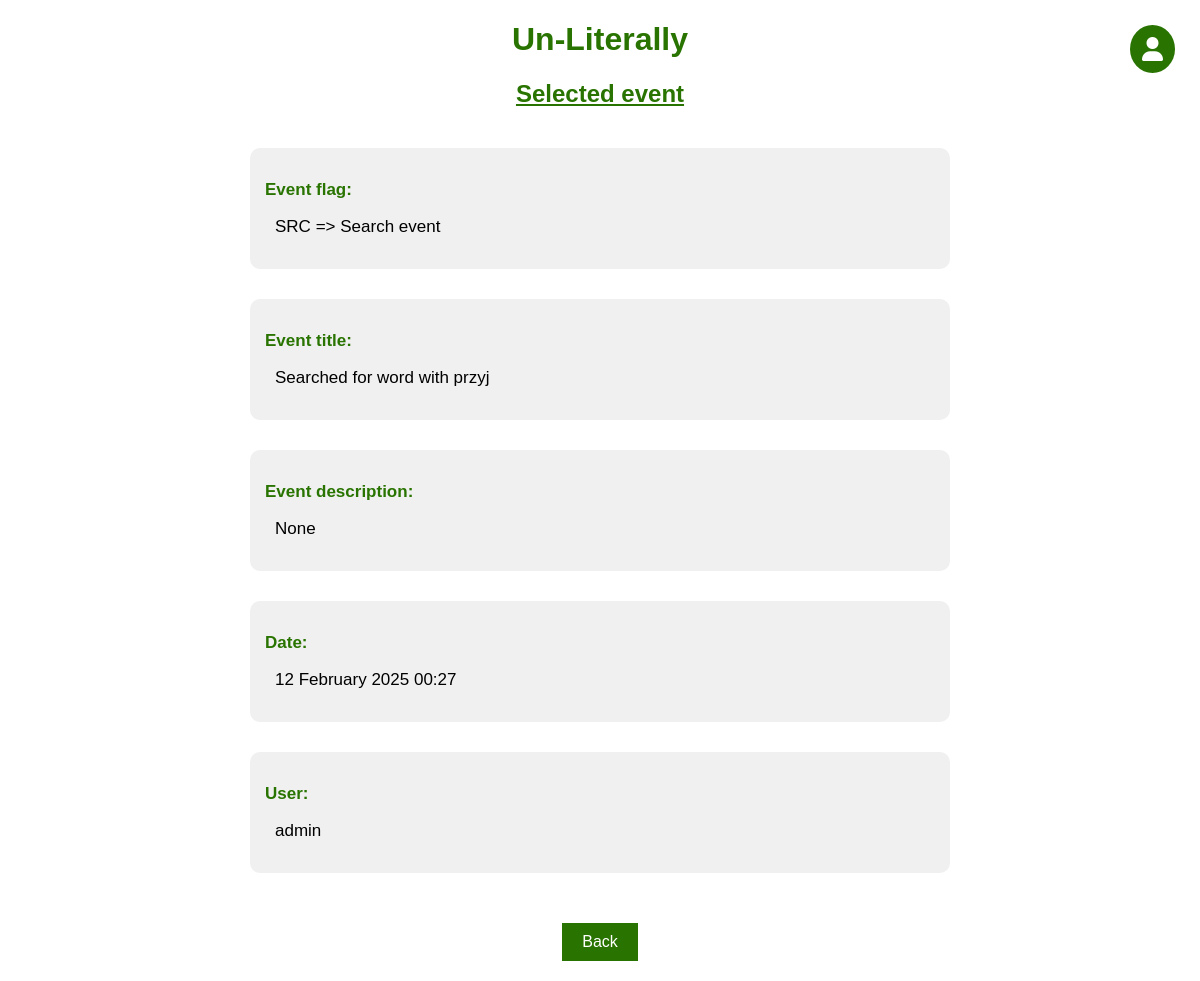
Screenshot of /show/event_149 (signed in) with the database file from the repository.
### app.py (models this page shows)
class History(db.Model):
    id = db.Column(db.Integer, primary_key=True)
    flag = db.Column(db.String(3), db.ForeignKey('flags.name'))
    date = db.Column(db.DateTime, default=datetime.utcnow)
    title = db.Column(db.String(5000), nullable=False)
    description = db.Column(db.String(5000), nullable=True)
    user = db.Column(db.String(50), nullable=False)

class Flags(db.Model):
    id = db.Column(db.Integer, primary_key=True)
    name = db.Column(db.String(3), nullable=False)
    description = db.Column(db.String(5000), nullable=False)
    events = db.relationship('History', backref='flags')

### app.py (the view)
@app.route('/show/event_<int:id>')
@login_required
def show_event(id):
    if 1 == current_user.role_id:
        try:
            event_to_show = History.query.get_or_404(id)
            flag = Flags.query.filter(Flags.name == event_to_show.flag).first()
            return render_template('show_event.html', event=event_to_show, flag=flag)
        except Exception as e:
            title = 'There was an issue deleting this event'
            log_events(flag='ER?', title=title, description=e)
            return render_template('error_page.html', message=title)
    else:
        title = 'permission to look into history events'
        log_events(flag='ER!', title=f'No {title}', description=None)
        return render_template('error_page.html', message=f'You dont have {title}')

### app.py (called while the page is built)
@login_manager.user_loader
def load_user(user_id):
    return User.query.get(user_id)

### templates/show_event.html (shortened to what this page needs)
{% extends 'base.html' %}
{% block head %}
<link rel="stylesheet" href="https://cdnjs.cloudflare.com/ajax/libs/font-awesome/6.0.0-beta3/css/all.min.css">
{% endblock %}
{% block body %}
<div class="name">
    <h1 style="text-align: center; color: #297400; font-family: Arial; font-weight: bold;">Un-Literally</h1>
    <h2 style="text-align: center; color: #297400; text-decoration: underline; font-family: Arial; font-weight: bold;">Selected event</h2>
</div>
<div class="container_column">
    <div class="info_block">
        <p class="info_label">Event flag:</p>
        <p class="info_value">{{event.flag}}  =>  {{flag.description}}</p>
    </div>
    <div class="info_block">
        <p class="info_label">Event title:</p>
        <p class="info_value">{{event.title}}</p>
    </div>
    <div class="info_block">
        <p class="info_label">Event description:</p>
        <p class="info_value">{{event.description}}</p>
    </div>
    <div class="info_block">
        <p class="info_label">Date:</p>
        <p class="info_value">{{event.date.strftime("%d %B %Y %H:%M")}}</p>
    </div>
    <div class="info_block">
        <p class="info_label">User:</p>
        <p class="info_value">{{event.user}}</p>
    </div>
    <div class="button-container">
        <button class="back_button_v2" onclick="window.location='/history'">Back</button>
    </div>
</div>
<div class="user-dropdown-container">
    <button class="user-icon" onclick="toggleDropdown()">
        <i class="fas fa-user"></i>
    </button>
</div>
{% endblock %}

### static/css/main.css (style rules this page uses)
body, html { margin: 0; font-family: sans-serif; background-color: #FFFFFF; }
.name { margin: 0 auto; width: 400px; }
.container_column { max-width: 800px; margin: auto; padding: 20px; display: flex; flex-wrap: wrap; justify-content: center; }
.container_column { display: flex; flex-direction: column; align-items: center; padding: 20px; margin: auto; max-width: 1000px; width: 90%; box-sizing: border-box; }
.button-container { display: flex; justify-content: center; gap: 20px; width: 100%; margin-top: 20px; }
button { padding: 10px 20px; font-size: 16px; border: none; cursor: pointer; transition: background-color 0.3s; }
button, input[type="submit"] { padding: 15px 40px; font-size: 18px; border: none; cursor: pointer; transition: background-color 0.3s; }
.accept_button, .back_button_v2 { padding: 10px 20px; font-size: 16px; border: none; cursor: pointer; transition: background-color 0.3s; }
.back_button_v2 { background-color: #297400; color: white; }
.info_block { background-color: #f0f0f0; padding: 15px; border-radius: 10px; width: 100%; box-sizing: border-box; max-width: 700px; margin-bottom: 30px; position: relative; }
.info_label { color: #297400; font-size: 17px; font-weight: bold; margin-bottom: 5px; }
.info_value { font-size: 17px; margin-left: 10px; }
.user-dropdown-container { position: absolute; top: 25px; right: 25px; }
.user-icon { background-color: #297400; color: white; border: none; padding: 12px; border-radius: 50%; font-size: 24px; cursor: pointer; display: flex; align-items: center; justify-content: center; }

### rows the page displays
History: flag "SRC", title "Searched for word with przyj", description "None", date "12 February 2025 00:27", user "admin"
Flags: description "Search event"
